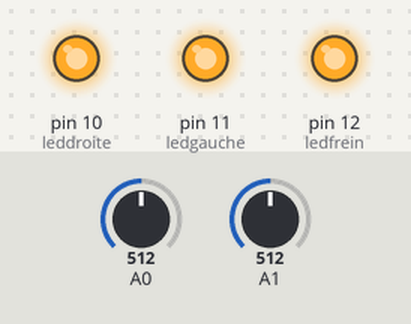
Bench run of a sketch on a simulated Arduino Uno, built with avr-gcc and run on an emulated ATmega328P. Parts: output pins drawn as LEDs (lit = HIGH). The test bench sets the inputs (shaded band); at power-on: A0 = 512, A1 = 512. What the sketch prints to the serial monitor is not drawn.

Above: at 0.1 s.
Timing chart, 0 to 1.6 s (numbered marks = the images above):
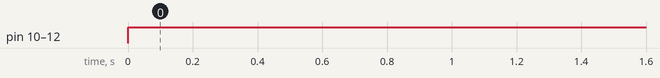

Measured:
- by itself, pin 10 (leddroite), pin 11 (ledgauche), pin 12 (ledfrein): LOW → HIGH at 0.00 s

The sketch:

flexavecledameliore.ino
```cpp
//programme qui reconnait les mouvements de nos doigts et allume des leds en conséquence
//version améliorée de la précédente version gère une mémoire.
const int leddroite=10;
const int ledgauche=11;
const int ledfrein=12;
int valeur_flexgauche; // capte le mouvement du doigt gauche
int ancienne_val_gauche=0; //déclare une valeur qui va permettre de laisser le cligno gauche actif même quand on baisse le doigt
int valeur_flexdroite; // capte le mouvement du doigt droit
int ancienne_val_droite=0; //déclare une valeur qui va permettre de laisser le cligno droit actif même quand on baisse le doigt
int etatgauche=1; // va définir si on éteint ou allume le cligno gauche
int etatdroite=1; // va définir si on éteint ou allume le cligno droit

void setup() {
  Serial.begin(9600);
  pinMode(ledgauche,OUTPUT);
  pinMode(leddroite,OUTPUT);
  pinMode(ledfrein,OUTPUT);
}

void loop() {
  valeur_flexgauche=analogRead(0); //lit la valeur du flex à gauche
  valeur_flexdroite=analogRead(1); //lit la valeur du flex à droite
  Serial.print(valeur_flexgauche);
  Serial.print(" ");
  Serial.println(valeur_flexdroite);

  if (valeur_flexgauche>240 and valeur_flexdroite<300 and valeur_flexgauche>ancienne_val_gauche){ //si on veut aller à gauche
    delay(800); //pour être sûr qu'on ne fait pas un geste non voulu
    etatdroite=1-etatdroite;} // une fois que le doigt est levé on va modifier l'état de la led : allumé ou éteint

  else if (valeur_flexgauche<250 and valeur_flexdroite>260 and valeur_flexdroite>ancienne_val_droite){ //si on veut aller à droite
    delay(800); //pour être sûr qu'on ne fait pas un geste non voulu
    etatgauche=1-etatgauche;} // une fois que le doigt est levé on va modifier l'état de la led : allumé ou éteint

  else if (valeur_flexgauche<200 and valeur_flexdroite<200){ //si on freine
    delay(100); //latence courte car freinage rapide
    digitalWrite(ledfrein,LOW);
    etatdroite=1; //si le cligno droit est allumé et qu'on freine alors on éteint le cligno
    etatgauche=1;} // pareil avec le gauche

  else {
    digitalWrite(ledgauche,HIGH);
    digitalWrite(leddroite,HIGH);
    digitalWrite(ledfrein,HIGH);} //si on fait rien alors on laisse tout éteint
  ancienne_val_gauche=valeur_flexgauche; // pour reconnaitre si on active ou désactive on va comparer ancienne valeur et nouvelle valeur
  ancienne_val_droite=valeur_flexdroite; // pareil avec le cligno droit

  if (etatdroite!=0){ //si le cligno droit est allumé on allume pas le gauche
    digitalWrite(ledgauche,etatgauche);}

  else if (etatgauche!=0){ //si le cligno gauche est allumé on allume pas le droit
    digitalWrite(leddroite,etatdroite);}
  delay(500);


}
```
